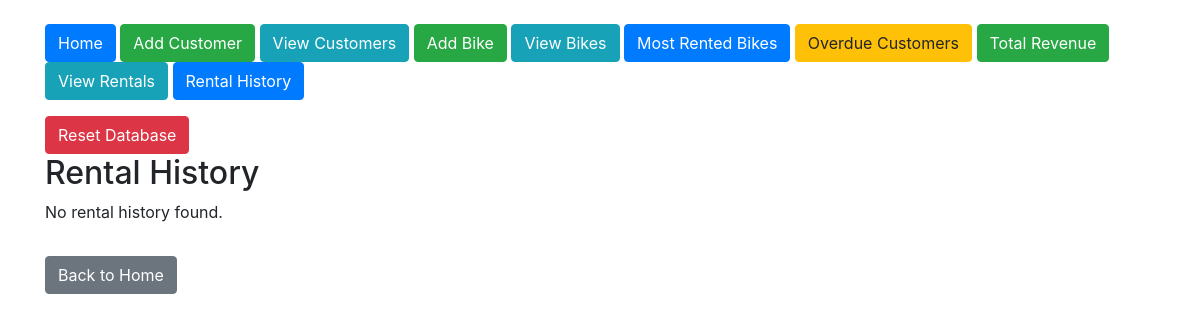
/rental_history, run on an earlier commit of the app's database.
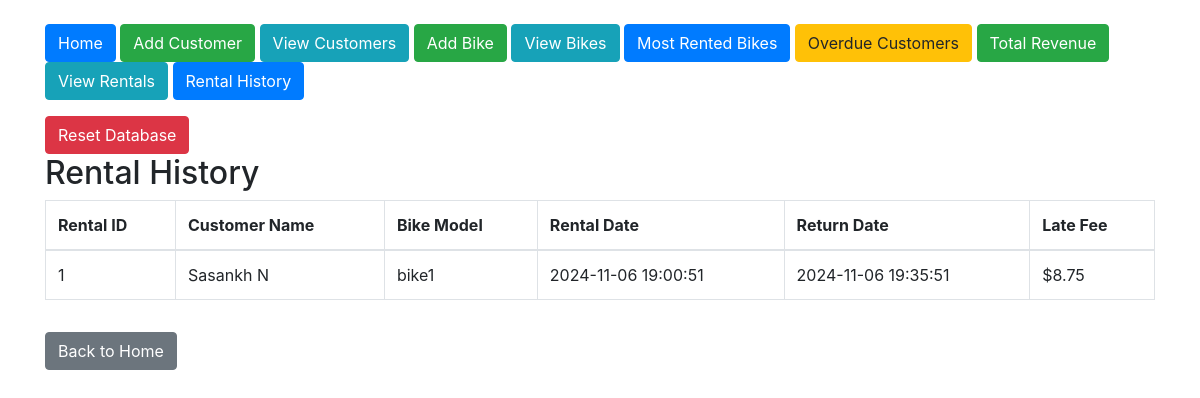
And on a later commit of the database.
### tables this page shows
CREATE TABLE Returns (
        return_id INTEGER PRIMARY KEY AUTOINCREMENT,
        rental_id INTEGER,
        return_date TEXT NOT NULL,
        late_fee REAL DEFAULT 0.0,
        FOREIGN KEY (rental_id) REFERENCES Rentals(rental_id)
    );

CREATE TABLE Rentals (
        rental_id INTEGER PRIMARY KEY AUTOINCREMENT,
        customer_id INTEGER,
        bike_id INTEGER,
        rental_date TEXT NOT NULL, expected_return_date DATETIME,
        FOREIGN KEY (customer_id) REFERENCES Customers(customer_id),
        FOREIGN KEY (bike_id) REFERENCES Bikes(bike_id)
    );

CREATE TABLE Customers (
        customer_id INTEGER PRIMARY KEY AUTOINCREMENT,
        first_name TEXT NOT NULL,
        last_name TEXT NOT NULL,
        email TEXT UNIQUE NOT NULL
    );

CREATE TABLE Bikes (
        bike_id INTEGER PRIMARY KEY AUTOINCREMENT,
        model TEXT NOT NULL,
        type TEXT NOT NULL CHECK (type IN ('road', 'mountain', 'hybrid')),
        availability_status BOOLEAN DEFAULT TRUE
    , price_per_hour REAL DEFAULT 0);

### app.py (the view)
@app.route('/rental_history')
def rental_history():
    conn = connect_db()
    cursor = conn.cursor()
    query = '''
    SELECT Rentals.rental_id, Customers.first_name, Customers.last_name, Bikes.model, Rentals.rental_date, Returns.return_date, Returns.late_fee
    FROM Rentals
    JOIN Customers ON Rentals.customer_id = Customers.customer_id
    JOIN Bikes ON Rentals.bike_id = Bikes.bike_id
    JOIN Returns ON Rentals.rental_id = Returns.rental_id
    ORDER BY Rentals.rental_date DESC;
    '''
    cursor.execute(query)
    rental_history = cursor.fetchall()
    conn.close()
    return render_template('rental_history.html', rental_history=rental_history)

### app.py (called while the page is built)
def connect_db():
    conn = sqlite3.connect('bike_rental.db')
    conn.row_factory = sqlite3.Row  # Allows accessing columns by name
    return conn

### templates/rental_history.html
{% extends "layout.html" %}
{% block content %}
<h2>Rental History</h2>
{% if rental_history %}
<table class="table table-bordered">
    <thead>
        <tr>
            <th>Rental ID</th>
            <th>Customer Name</th>
            <th>Bike Model</th>
            <th>Rental Date</th>
            <th>Return Date</th>
            <th>Late Fee</th>
        </tr>
    </thead>
    <tbody>
        {% for rental in rental_history %}
        <tr>
            <td>{{ rental['rental_id'] }}</td>
            <td>{{ rental['first_name'] }} {{ rental['last_name'] }}</td>
            <td>{{ rental['model'] }}</td>
            <td>{{ rental['rental_date'] }}</td>
            <td>{{ rental['return_date'] }}</td>
            <td>${{ rental['late_fee'] }}</td>
        </tr>
        {% endfor %}
    </tbody>
</table>
{% else %}
<p>No rental history found.</p>
{% endif %}
<a href="{{ url_for('index') }}" class="btn btn-secondary mt-3">Back to Home</a>
{% endblock %}

What changed in the data, as far as the page shows it:
added Returns: rental_id "1", first_name "Sasankh", last_name "N", model "bike1", rental_date "2024-11-06 19:00:51", return_date "2024-11-06 19:35:51", late_fee "8.75"
Also different on the page:
text no longer shown: "No rental history found."
text now shown: "Rental ID Customer Name Bike Model Rental Date Return Date Late Fee"
